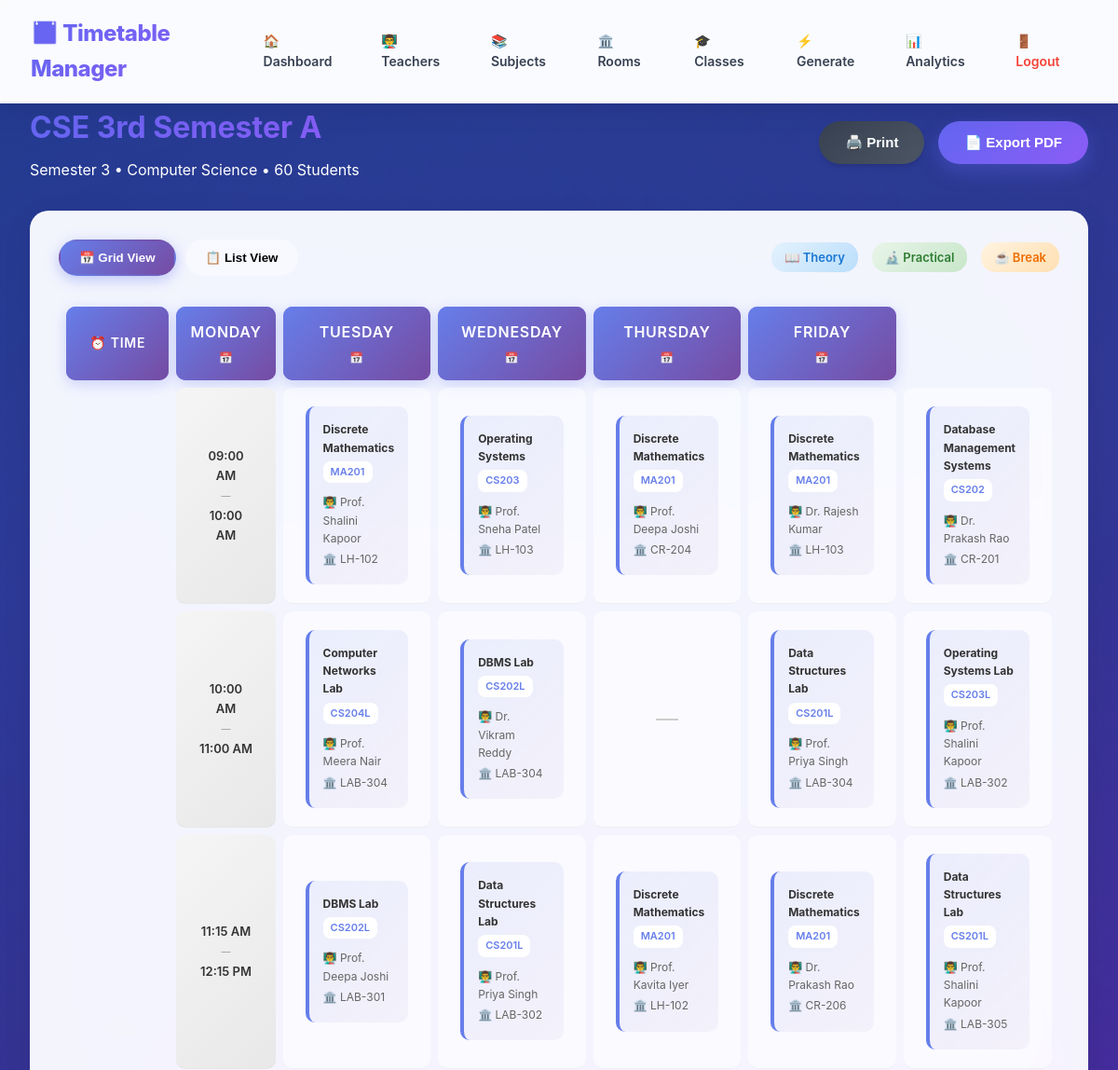
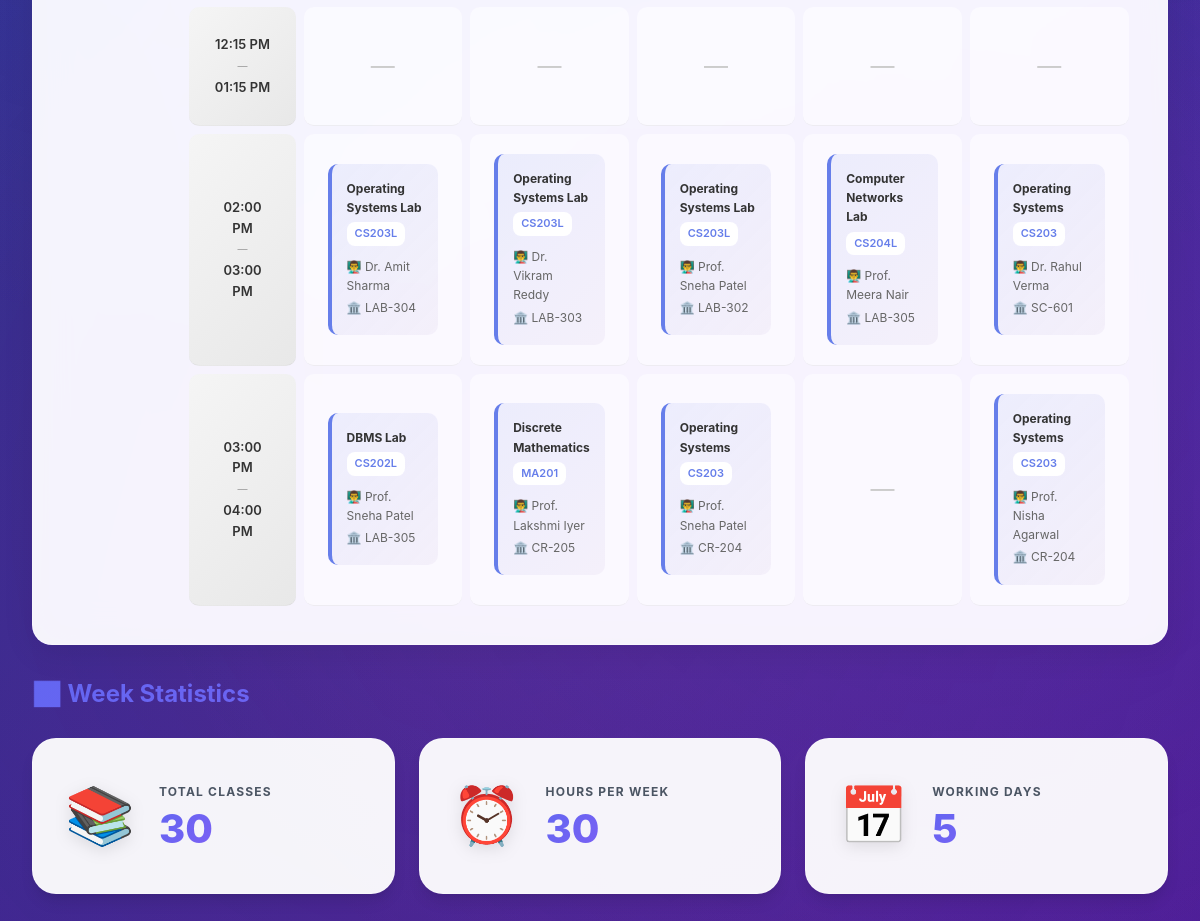
/view/1 (signed in), run on the app's committed database (2 pictures, top to bottom).
### tables this page shows
CREATE TABLE classes (
            id INTEGER PRIMARY KEY AUTOINCREMENT,
            name TEXT NOT NULL,
            semester TEXT,
            department TEXT,
            num_students INTEGER,
            user_id INTEGER NOT NULL,
            created_at TIMESTAMP DEFAULT CURRENT_TIMESTAMP,
            FOREIGN KEY (user_id) REFERENCES users (id)
        );

CREATE TABLE subjects (
            id INTEGER PRIMARY KEY AUTOINCREMENT,
            name TEXT NOT NULL,
            code TEXT NOT NULL,
            department TEXT,
            credits INTEGER,
            hours_per_week INTEGER,
            theory_practical TEXT,
            user_id INTEGER NOT NULL,
            created_at TIMESTAMP DEFAULT CURRENT_TIMESTAMP,
            FOREIGN KEY (user_id) REFERENCES users (id)
        );

CREATE TABLE teachers (
            id INTEGER PRIMARY KEY AUTOINCREMENT,
            name TEXT NOT NULL,
            email TEXT,
            phone TEXT,
            department TEXT,
            specialization TEXT,
            max_hours_per_day INTEGER DEFAULT 6,
            max_hours_per_week INTEGER DEFAULT 30,
            preferred_days TEXT,
            user_id INTEGER NOT NULL,
            created_at TIMESTAMP DEFAULT CURRENT_TIMESTAMP,
            FOREIGN KEY (user_id) REFERENCES users (id)
        );

CREATE TABLE rooms (
            id INTEGER PRIMARY KEY AUTOINCREMENT,
            name TEXT NOT NULL,
            room_number TEXT NOT NULL,
            capacity INTEGER,
            room_type TEXT,
            has_projector INTEGER DEFAULT 0,
            has_lab_equipment INTEGER DEFAULT 0,
            user_id INTEGER NOT NULL,
            created_at TIMESTAMP DEFAULT CURRENT_TIMESTAMP,
            FOREIGN KEY (user_id) REFERENCES users (id)
        );

### app.py (the view)
@app.route('/view/<int:class_id>')
@login_required
def view_timetable(class_id):
    conn = get_db_connection()
    class_info = conn.execute('SELECT * FROM classes WHERE id=? AND user_id=?',
                             (class_id, session['user_id'])).fetchone()
    entries = conn.execute('''
        SELECT
            te.*,
            s.name as subject_name, s.code as subject_code,
            t.name as teacher_name,
            r.name as room_name, r.room_number,
            ts.day, ts.start_time, ts.end_time, ts.slot_number
        FROM timetable_entries te
        JOIN subjects s ON te.subject_id = s.id
        JOIN teachers t ON te.teacher_id = t.id
        JOIN rooms r ON te.room_id = r.id
        JOIN time_slots ts ON te.time_slot_id = ts.id
        WHERE te.class_id = ? AND te.user_id = ?
        ORDER BY ts.slot_number
    ''', (class_id, session['user_id'])).fetchall()
    days = ['Monday', 'Tuesday', 'Wednesday', 'Thursday', 'Friday']
    time_slots = conn.execute('''
        SELECT DISTINCT start_time, end_time, slot_number
        FROM time_slots WHERE user_id=?
        ORDER BY slot_number
    ''', (session['user_id'],)).fetchall()
    timetable_grid = {}
    for day in days:
        timetable_grid[day] = {}
        for slot in time_slots:
            timetable_grid[day][slot['slot_number']] = None
    for entry in entries:
        timetable_grid[entry['day']][entry['slot_number']] = entry
    conn.close()
    return render_template('view_timetable.html',
                         class_info=class_info,
                         timetable_grid=timetable_grid,
                         days=days,
                         time_slots=time_slots)

### app.py (called while the page is built)
def login_required(f):
    @wraps(f)
    def decorated_function(*args, **kwargs):
        if 'user_id' not in session:
            flash('Please login to access this page.', 'warning')
            return redirect(url_for('login'))
        return f(*args, **kwargs)
    return decorated_function

### database.py (called while the page is built)
def get_db_connection():
    conn = sqlite3.connect(DATABASE)
    conn.row_factory = sqlite3.Row
    return conn

### templates/view_timetable.html (shortened to what this page needs)
<!DOCTYPE html>
<html lang="en">
<head>
    <link rel="stylesheet" href="{{ url_for('static', filename='css/style.css') }}">
</head>
<body>
    <nav class="navbar glass">
        <div class="nav-brand gradient-text">📅 Timetable Manager</div>
        <div class="nav-links">
            <a href="{{ url_for('dashboard') }}">🏠 Dashboard</a>
            <a href="{{ url_for('teachers') }}">👨‍🏫 Teachers</a>
            <a href="{{ url_for('subjects') }}">📚 Subjects</a>
            <a href="{{ url_for('rooms') }}">🏛️ Rooms</a>
            <a href="{{ url_for('classes') }}">🎓 Classes</a>
            <a href="{{ url_for('generate_timetable') }}">⚡ Generate</a>
            <a href="{{ url_for('analytics') }}">📊 Analytics</a>
            <a href="{{ url_for('logout') }}" style="color: #f44336;">🚪 Logout</a>
        </div>
    </nav>
    <div class="container">
        <div class="timetable-header fade-in-up">
            <div>
                <h1 class="gradient-text">{{ class_info['name'] }}</h1>
                <p style="color: white; margin-top: 8px;">
                    {{ class_info['semester'] }} • {{ class_info['department'] }} • {{ class_info['num_students'] }} Students
                </p>
            </div>
            <div class="header-actions">
                <button onclick="window.print()" class="btn btn-secondary">
                    🖨️ Print
                </button>
                <button onclick="exportToPDF()" class="btn btn-primary glow-on-hover">
                    📄 Export PDF
                </button>
            </div>
        </div>
        <div class="timetable-card glass fade-in-up" style="animation-delay: 0.2s;">
            <div class="timetable-controls">
                <div class="view-mode">
                    <button class="view-btn active" onclick="setView('grid')">
                        📅 Grid View
                    </button>
                    <button class="view-btn" onclick="setView('list')">
                        📋 List View
                    </button>
                </div>
                <div class="legend">
                    <span class="legend-item theory">📖 Theory</span>
                    <span class="legend-item practical">🔬 Practical</span>
                    <span class="legend-item break">☕ Break</span>
                </div>
            </div>
            <div class="timetable-grid" id="gridView">
                <table class="timetable-table">
                    <thead>
                        <tr>
                            <th class="time-col">⏰ Time</th>
                            {% for day in days %}
                            <th class="day-col">
                                <div class="day-name">{{ day }}</div>
                                <div class="day-date">📅</div>
                            </th>
                            {% endfor %}
                        </tr>
                    </thead>
                    <tbody>
                        {% for slot in time_slots %}
                        <tr>
                            <td class="time-slot">
                                <div class="time-range">
                                    <div class="start-time">{{ slot['start_time'] }}</div>
                                    <div class="time-divider">—</div>
                                    <div class="end-time">{{ slot['end_time'] }}</div>
                                </div>
                            </td>
                            {% for day in days %}
                            <td class="class-cell">
                                {% set entry = timetable_grid[day][slot['slot_number']] %}
                                {% if entry %}
                                <div class="class-entry zoom-hover">
                                    <div class="subject-name">{{ entry['subject_name'] }}</div>
                                    <div class="subject-code">{{ entry['subject_code'] }}</div>
                                    <div class="teacher-name">👨‍🏫 {{ entry['teacher_name'] }}</div>
                                    <div class="room-info">🏛️ {{ entry['room_number'] }}</div>
                                </div>
                                {% else %}
                                <div class="empty-slot">—</div>
                                {% endif %}
                            </td>
                            {% endfor %}
                        </tr>
                        {% endfor %}
                    </tbody>
                </table>
            </div>
        </div>
        <div class="timetable-stats fade-in-up" style="animation-delay: 0.4s;">
            <h2 class="gradient-text">📊 Week Statistics</h2>
            <div class="stats-grid">
                <div class="stat-card glass">
                    <div class="stat-icon">📚</div>
                    <div class="stat-info">
                        <h3>Total Classes</h3>
                        <p class="stat-value">{{ days|length * time_slots|length }}</p>
                    </div>
                </div>
                <div class="stat-card glass">
                    <div class="stat-icon">⏰</div>
                    <div class="stat-info">
                        <h3>Hours Per Week</h3>
                        <p class="stat-value">{{ time_slots|length * days|length }}</p>
                    </div>
                </div>
                <div class="stat-card glass">
                    <div class="stat-icon">📅</div>
                    <div class="stat-info">
                        <h3>Working Days</h3>
                        <p class="stat-value">{{ days|length }}</p>
                    </div>
                </div>
            </div>
        </div>
    </div>
</body>
</html>

### templates/view_timetable.html (style rules this page uses)
.timetable-header { display: flex; justify-content: space-between; align-items: center; margin-bottom: 30px; }
.header-actions { display: flex; gap: 15px; }
.timetable-card { padding: 30px; border-radius: 20px; margin-bottom: 30px; }
.timetable-controls { display: flex; justify-content: space-between; align-items: center; margin-bottom: 25px; flex-wrap: wrap; gap: 15px; }
.view-mode { display: flex; gap: 10px; }
.view-btn { padding: 10px 20px; border: 2px solid transparent; background: rgba(255, 255, 255, 0.5); border-radius: 20px; font-weight: 600; cursor: pointer; transition: all 0.3s; }
.view-btn.active { background: linear-gradient(135deg, #667eea, #764ba2); color: white; box-shadow: 0 4px 15px rgba(102, 126, 234, 0.4); }
.legend { display: flex; gap: 15px; flex-wrap: wrap; }
.legend-item { padding: 6px 14px; border-radius: 15px; font-size: 13px; font-weight: 600; }
.legend-item.theory { background: linear-gradient(135deg, #e3f2fd, #bbdefb); color: #1976d2; }
.legend-item.practical { background: linear-gradient(135deg, #e8f5e9, #c8e6c9); color: #2e7d32; }
.legend-item.break { background: linear-gradient(135deg, #fff3e0, #ffe0b2); color: #ef6c00; }
.timetable-table { width: 100%; border-collapse: separate; border-spacing: 8px; }
.timetable-table th { padding: 15px; background: linear-gradient(135deg, #667eea, #764ba2); color: white; font-weight: 600; text-align: center; border-radius: 10px; box-shadow: 0 4px 15px rgba(102, 126, 234, 0.3); }
.day-name { font-size: 16px; margin-bottom: 5px; }
.day-date { font-size: 12px; opacity: 0.9; }
.time-col { width: 120px; }
.time-slot { padding: 15px; background: linear-gradient(135deg, #f5f5f5, #e8e8e8); border-radius: 10px; text-align: center; }
.time-range { display: flex; flex-direction: column; gap: 3px; }
.start-time, .end-time { font-size: 13px; font-weight: 600; color: #333; }
.time-divider { color: #999; font-size: 10px; }
.class-cell { padding: 8px; background: rgba(255, 255, 255, 0.5); border-radius: 10px; }
.class-entry { padding: 15px; background: linear-gradient(135deg, rgba(102, 126, 234, 0.1), rgba(118, 75, 162, 0.05)); border-radius: 10px; border-left: 4px solid #667eea; transition: all 0.3s; cursor: pointer; }
.subject-name { font-weight: 700; color: #333; font-size: 14px; margin-bottom: 5px; }
.subject-code { display: inline-block; padding: 3px 8px; background: white; border-radius: 8px; font-size: 11px; font-weight: 600; color: #667eea; margin-bottom: 8px; }
.teacher-name, .room-info { font-size: 12px; color: #666; margin: 3px 0; }
.empty-slot { text-align: center; color: #ccc; font-size: 24px; padding: 20px; }
.timetable-stats h2 { margin-bottom: 25px; }
@media (max-width: 1200px) { .timetable-table { font-size: 12px; } }
@media (max-width: 1200px) { .subject-name { font-size: 12px; } }

### data on the page
classes: name "CSE 3rd Semester A", semester "Semester 3", department "Computer Science", num_students "60"
subjects: subject_name "Discrete Mathematics" "Discrete Mathematics" "Discrete Mathematics" "Discrete Mathematics" "Discrete Mathematics" "Discrete Mathematics", subject_code "MA201" "MA201" "MA201" "MA201" "MA201" "MA201"
teachers: teacher_name "Prof. Shalini Kapoor" "Prof. Shalini Kapoor" "Prof. Shalini Kapoor"
rooms: room_number "LH-102" "LH-102"
subjects: subject_name "Operating Systems" "Operating Systems" "Operating Systems" "Operating Systems", subject_code "CS203" "CS203" "CS203" "CS203"
teachers: teacher_name "Prof. Sneha Patel" "Prof. Sneha Patel" "Prof. Sneha Patel" "Prof. Sneha Patel"
rooms: room_number "LH-103" "LH-103"
teachers: teacher_name "Prof. Deepa Joshi" "Prof. Deepa Joshi"
rooms: room_number "CR-204" "CR-204" "CR-204"
teachers: teacher_name "Dr. Rajesh Kumar"
subjects: subject_name "Database Management Systems", subject_code "CS202"
teachers: teacher_name "Dr. Prakash Rao" "Dr. Prakash Rao"
rooms: room_number "CR-201"
subjects: subject_name "Computer Networks Lab" "Computer Networks Lab", subject_code "CS204L" "CS204L"
teachers: teacher_name "Prof. Meera Nair" "Prof. Meera Nair"
rooms: room_number "LAB-304" "LAB-304" "LAB-304" "LAB-304"
subjects: subject_name "DBMS Lab" "DBMS Lab" "DBMS Lab", subject_code "CS202L" "CS202L" "CS202L"
teachers: teacher_name "Dr. Vikram Reddy" "Dr. Vikram Reddy"
subjects: subject_name "Data Structures Lab" "Data Structures Lab" "Data Structures Lab", subject_code "CS201L" "CS201L" "CS201L"
teachers: teacher_name "Prof. Priya Singh" "Prof. Priya Singh"
subjects: subject_name "Operating Systems Lab" "Operating Systems Lab" "Operating Systems Lab" "Operating Systems Lab", subject_code "CS203L" "CS203L" "CS203L" "CS203L"
rooms: room_number "LAB-302" "LAB-302" "LAB-302"
rooms: room_number "LAB-301"
teachers: teacher_name "Prof. Kavita Iyer"
rooms: room_number "CR-206"
rooms: room_number "LAB-305" "LAB-305" "LAB-305"
teachers: teacher_name "Dr. Amit Sharma"
rooms: room_number "LAB-303"
teachers: teacher_name "Dr. Rahul Verma"
rooms: room_number "SC-601"
teachers: teacher_name "Prof. Lakshmi Iyer"
rooms: room_number "CR-205"
teachers: teacher_name "Prof. Nisha Agarwal"

### other printed values
{{ day }} "MONDAY" "TUESDAY" "WEDNESDAY" "THURSDAY" "FRIDAY"
{{ slot['start_time'] }} "09:00 AM" "10:00 AM" "11:15 AM" "12:15 PM" "02:00 PM" "03:00 PM"
{{ slot['end_time'] }} "10:00 AM" "11:00 AM" "12:15 PM" "01:15 PM" "03:00 PM" "04:00 PM"
{{ days|length * time_slots|length }} "30"
{{ time_slots|length * days|length }} "30"
{{ days|length }} "5"
